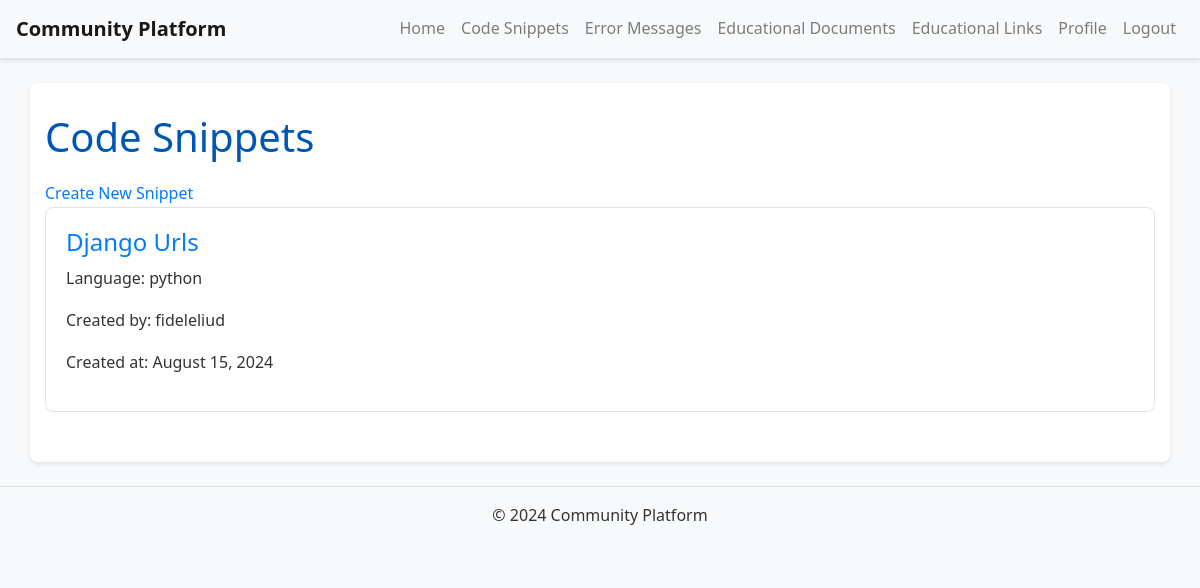
The page /snippets/ (signed in) on the database its author committed.
### snippets/models.py (models this page shows, shortened)
class CodeSnippet(models.Model):
    user = models.ForeignKey(settings.AUTH_USER_MODEL, on_delete=models.CASCADE)
    title = models.CharField(max_length=200)
    code = models.TextField()
    language = models.CharField(max_length=100)
    description = models.TextField()
    created_at = models.DateTimeField(auto_now_add=True)
    updated_at = models.DateTimeField(auto_now=True)

### users/models.py (models this page shows, shortened)
class CustomUser(AbstractUser):
    bio = models.TextField(blank=True)
    profile_picture = models.ImageField(upload_to='profile_pics/', blank=True, null=True)

### snippets/views.py (the view)
# urls.py: path('', views.snippet_list, name='snippet_list'),
def snippet_list(request):
    snippets = CodeSnippet.objects.all().order_by('-created_at')
    paginator = Paginator(snippets, 10)  # 10 snippets per page
    page_number = request.GET.get('page')
    page_obj = paginator.get_page(page_number)
    return render(request, 'snippets/snippet_list.html', {'page_obj': page_obj})

### templates/snippets/snippet_list.html (shortened to what this page needs)
{% extends 'base.html' %}
{% block content %}
<h1>Code Snippets</h1>
<a href="{% url 'create_snippet' %}">Create New Snippet</a>
{% for snippet in page_obj %}
    <div class="snippet-preview">
        <h2><a href="{% url 'snippet_detail' snippet.pk %}">{{ snippet.title }}</a></h2>
        <p>Language: {{ snippet.language }}</p>
        <p>Created by: {{ snippet.user.username }}</p>
        <p>Created at: {{ snippet.created_at|date:"F d, Y" }}</p>
    </div>
{% empty %}
    <p>No snippets available.</p>
{% endfor %}
{% endblock %}

### static/css/custom.css (style rules this page uses)
body { font-family: 'Segoe UI', Tahoma, Geneva, Verdana, sans-serif; color: #333; background-color: #f8f9fa; margin: 0; padding: 0; line-height: 1.6; }
h1, h2 { color: #0056b3; margin-bottom: 20px; }
a { color: #007bff; text-decoration: none; transition: color 0.3s ease; }
.link-preview, .document-preview, .snippet-preview, .error-preview { padding: 20px; border: 1px solid #dee2e6; border-radius: 8px; margin-bottom: 20px; background-color: #ffffff; transition: box-shadow 0.3s ease; }
.link-preview h2, .document-preview h2, .snippet-preview h2, .error-preview h2 { font-size: 1.5rem; margin-bottom: 10px; }

### rows shown on the page
CodeSnippet: title "Django Urls", language "python", user.username "fideleliud", created_at "August 15, 2024"
